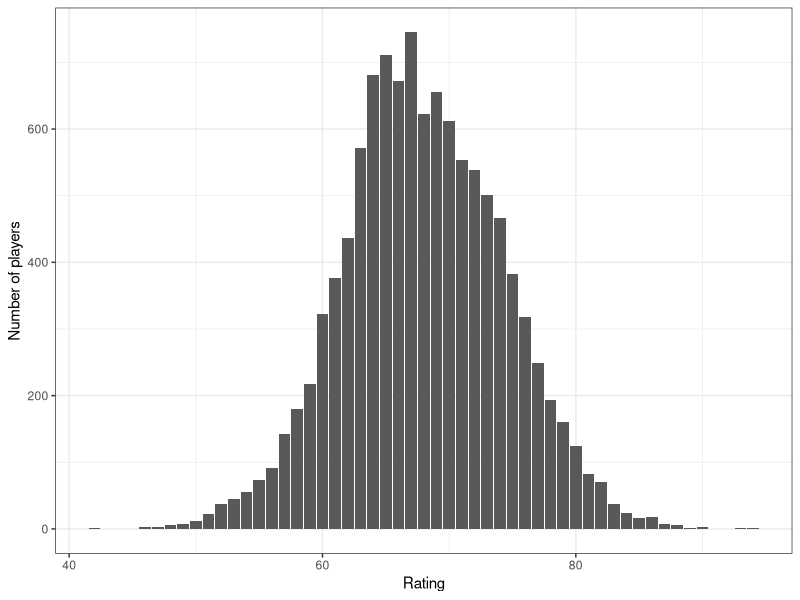

The R script that drew this image:
library(ggplot2)
library(ggthemes)

df <- read.csv("../../../Files/Ratings.csv")

ggplot(df, aes(x=df$rating)) +
  theme_bw() +
  geom_bar() +
  xlab("Rating") +
  ylab("Number of players")
